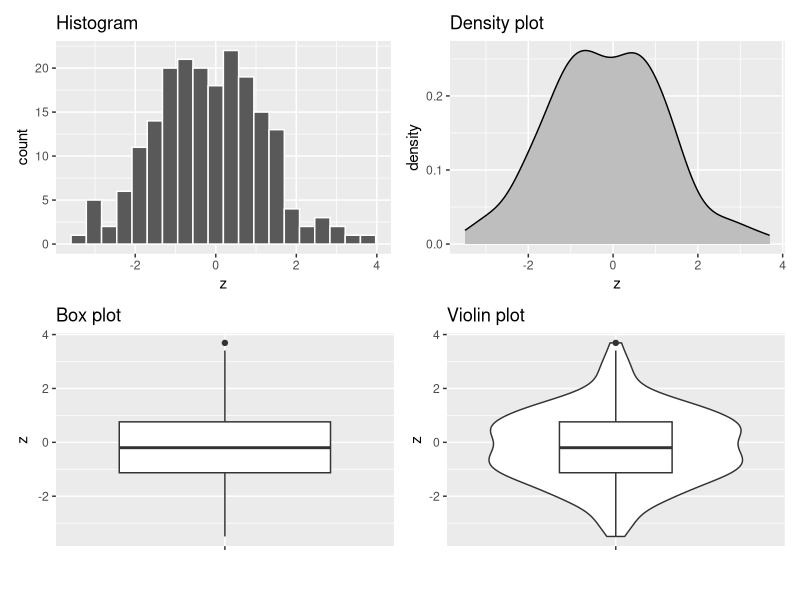

This figure's R source: (Note: this script raises an error after producing the figure.)
## ---- chunk 1
knitr::opts_chunk$set(echo = FALSE)

library(tidyverse)
library(here)
library(polynom)
library(patchwork)

countries <- read.csv(here("data", "countries.csv"))
## ---- chunk 2

x = rnorm(100) - 1 
names(x) = rep("x", 100)
y = rnorm(100) + 1
names(y) = rep("y", 100)
z = c(x,y)

data = data.frame(origin=names(z), value=z, row.names=NULL)


p1 <- data %>% ggplot(aes(x=z))+geom_histogram(bins = 20, color="white") + labs(title = "Histogram")
p2 <- data %>% ggplot(aes(x=z))+geom_density(fill="grey") + labs(title = "Density plot")
p3 <- data %>% ggplot(aes(y=z, x=""))+geom_boxplot() + labs(x = "") + labs(title = "Box plot")
p4 <- data %>% ggplot(aes(y=z, x=""))+geom_violin()+geom_boxplot(width=0.4) + labs(x = "") + labs(title = "Violin plot")

(p1 | p2 ) / (p3 | p4 )

## ---- chunk 3

knitr::include_graphics(here("images","type_1and2_errors.png"))
## ---- chunk 4

p1 <- countries %>% ggplot(aes(x=uni_prc, y=life_exp))+
  geom_point()+
  scale_y_continuous (limits = c(76,83))+
  labs(x="",
       y="life expectancy")

p2 <- countries %>% ggplot(aes(x=uni_prc, y=life_exp))+
  geom_smooth(method = "lm", se=FALSE)+
    scale_y_continuous (limits = c(76,83))+
  labs(x="",
       y="")

p3 <- countries %>% ggplot(aes(x=uni_prc, y=life_exp))+
  geom_point()+
  geom_smooth(method = "lm", se=FALSE)+
    scale_y_continuous (limits = c(76,83))+
  labs(x="percentage of people with university degree",
       y="life expectancy")

p4 <- countries %>% ggplot(aes(x=uni_prc, y=life_exp))+
  geom_point()+
  geom_smooth()+
    scale_y_continuous (limits = c(76,83))+
  labs(x="percentage of people with university degree",
       y="")


patchwork <- (p1 | p2 ) / (p3 | p4 )

patchwork +   plot_annotation(title = 'Association between university education and life expectancy in selected countries')

## ---- chunk 5
cat(paste0("The covariance of life expectancy and proportion of university degree is ", cov(countries$life_exp, countries$uni_prc, use = "complete.obs")))

cat(paste0("The covariance of population and area is ", cov(countries$population, countries$area, use = "complete.obs")))

## ---- chunk 6
cat(paste0("The correlation of life expectancy and proportion of university degree is ", round(cor(countries$life_exp, countries$uni_prc, use = "complete.obs", method = "pearson"),2)))

cat(paste0("The correlation of population and area is ", round(cor(countries$population, countries$area, use = "complete.obs", method = "pearson"),2)))


## ---- chunk 7
complement <- function(y, rho, x) {
  if (missing(x)) x <- rnorm(length(y)) # Optional: supply a default if `x` is not given
  y.perp <- residuals(lm(x ~ y))
  rho * sd(y.perp) * y + y.perp * sd(y) * sqrt(1 - rho^2)
}

y <- rnorm(50, sd=10)
x <- 1:50 # Optional
rho <- c(0, 0.2, 0.4, 0.6, 0.8, 1)
X <- data.frame(z=as.vector(sapply(rho, function(rho) complement(y, rho, x))),
                rho=ordered(rep(signif(rho, 2), each=length(y))),
                y=rep(y, length(rho)))
    

ggplot(X, aes(y,z, group=rho)) + 
  geom_smooth(method="lm", se=FALSE) + 
  geom_rug(sides="b") + 
  geom_point(aes(fill=rho), alpha=1/2, shape=21) +
  facet_wrap(~ rho)
## ---- chunk 8
set.seed(42)
edu <- round (rnorm (100, mean = 15, sd = 4), digits=0)
set.seed (24)
rand <- round(rnorm (100, mean = 1000, sd = 50), digits=0)
rand.2 <- round(rnorm (100, mean = 2000, sd = 300), digits=0)
inc <- edu*rand
inc.2 <- edu*rand.2

data <- data.frame(x = edu, y = c(inc, inc.2), group = c(rep(1,100), rep(2,100)), row.names = NULL)

data %>% ggplot(aes(x=x, y=y, color = group, group=group))+
  geom_point()+
  geom_smooth(method = "lm", se=FALSE)+
  labs(title = "Simulated data",
       subtitle = "Light blue population has higher regression coefficient but lower correlation",
       x = "Years of education",
       y = "Monthly income in CZK")+
  theme(legend.position = "none")

## ---- chunk 9
set.seed(1234)

ss_df = tibble::tibble(x = 1:10,
                       y = 2 + x + rnorm(n = 10, sd = 2))

ss_mod = lm(y ~ x, data = ss_df)
ss_df$pred = predict(ss_mod)
ss_df$label_pos = ifelse(ss_df$pred < ss_df$y,
                         ss_df$pred + (ss_df$y - ss_df$pred) / 2,
                         ss_df$pred - (ss_df$pred - ss_df$y) / 2)
ss_df$res = ss_df$y - ss_df$pred

ggplot(ss_df,aes(x = x, y = y, label = round(y - pred, 1))) +
  geom_point() +
  geom_smooth(method = "lm", se = F) +
  geom_segment(aes(xend = x, yend = pred, color = "tomato"), show.legend = F) +
  geom_text(aes(x = x, y = label_pos), nudge_x = 0.2, color = "tomato")
  
## ---- chunk 10


countries %>% mutate(postsoviet = as.numeric(postsoviet=="yes")) %>% 
  ggplot(aes(x=postsoviet, y = life_exp))+
     stat_summary(fun = mean, geom = "point", shape=20, size=8, color="red", fill="red") + 
    stat_summary(fun.data = mean_se, geom = "errorbar", color = "red", width=0.1, fun.args = list(mult = 2))+
    geom_point(alpha=0.3)+ 
  geom_smooth(method = "lm", se=FALSE)+
  scale_x_continuous(breaks = c(0,1), labels = c("non-postsoviet", "postsoviet"))+
  labs(x = "",
       y = "life expectancy",
       caption = "Red error bars indicate 95% CI of the mean values")
